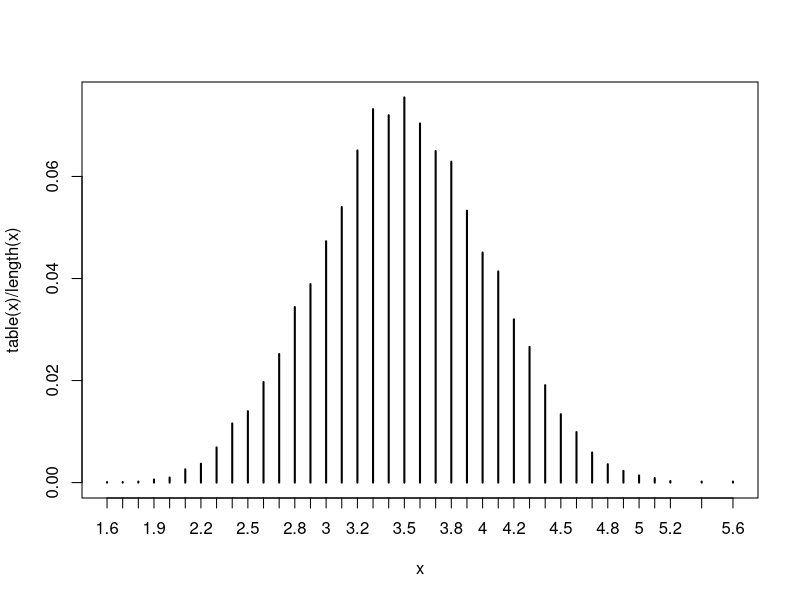
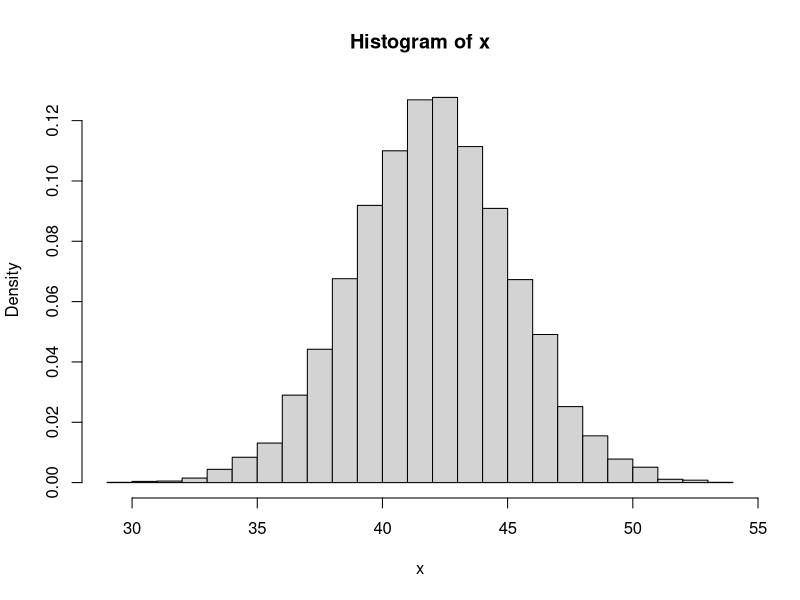
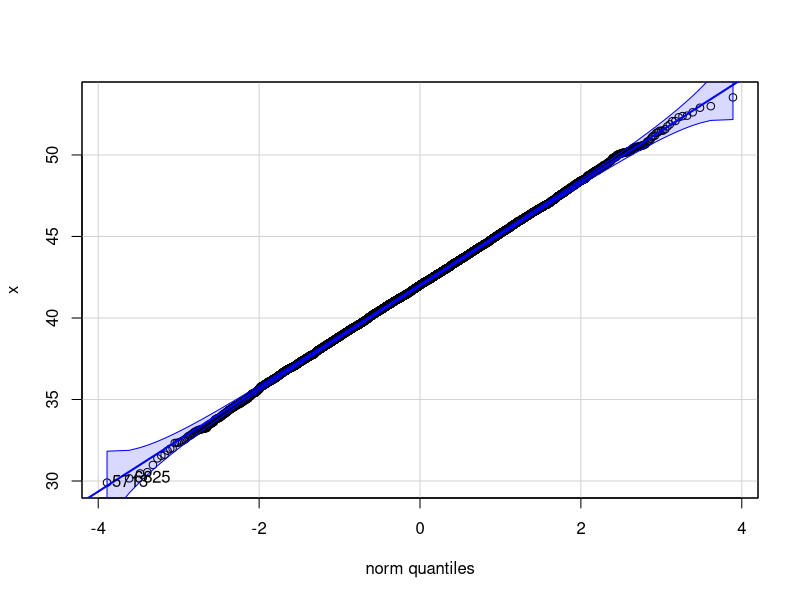
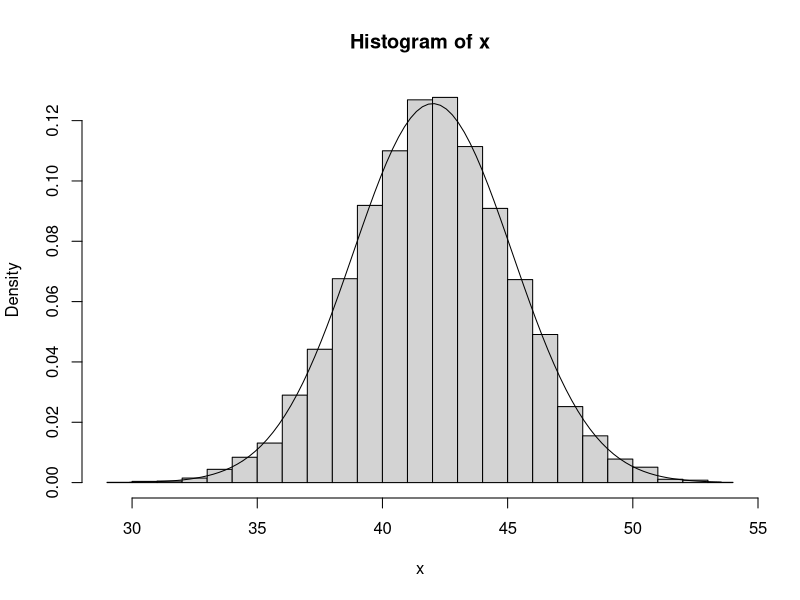
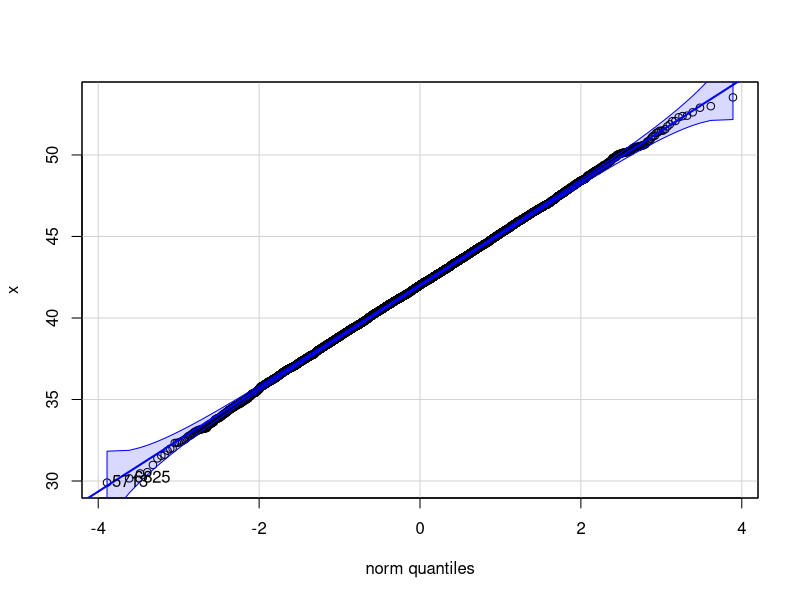

Write R code to recreate these figures, in order.
x = rep(NA, 10000)
wid = 10
for (i in 1:length(x)){
  x[i] = mean(sample(1:6, wid, replace = TRUE))
}
mean(x) 
var(x)
plot(table(x)/length(x), type='h')


x = rep(NA, 10000)
wid = 10
for (i in 1:length(x)){
  x[i] = mean(rnorm(wid, 42, 10))
}
mean(x)
hist(x, freq = FALSE, 30)
library(car)
qqPlot(x)

mean(runif(100000,1,6)) # (6-1)/2
var(x) 
var(runif(100000,1,6)) # (6-1)^2/12 = 25/12 = 2.083
2.08 / 100
sqrt(2.08/100) 
sd(runif(100000,1,6))/10

hist(x, freq = FALSE, 30)

xs = seq(min(x),max(x),length.out = 100)
lines(xs,dnorm(xs,mean(x),sd(x)))

library(car)
qqPlot(x)
